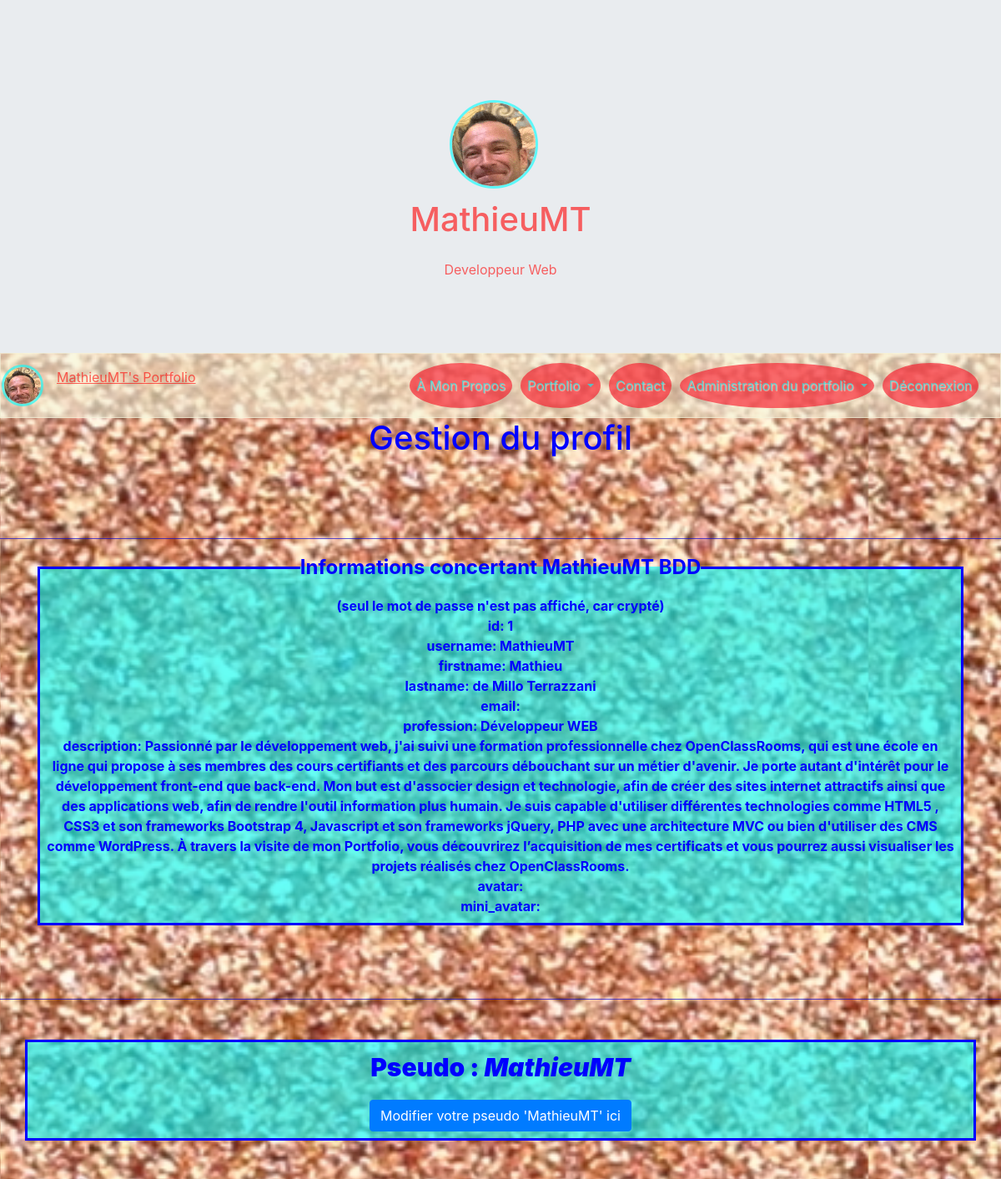
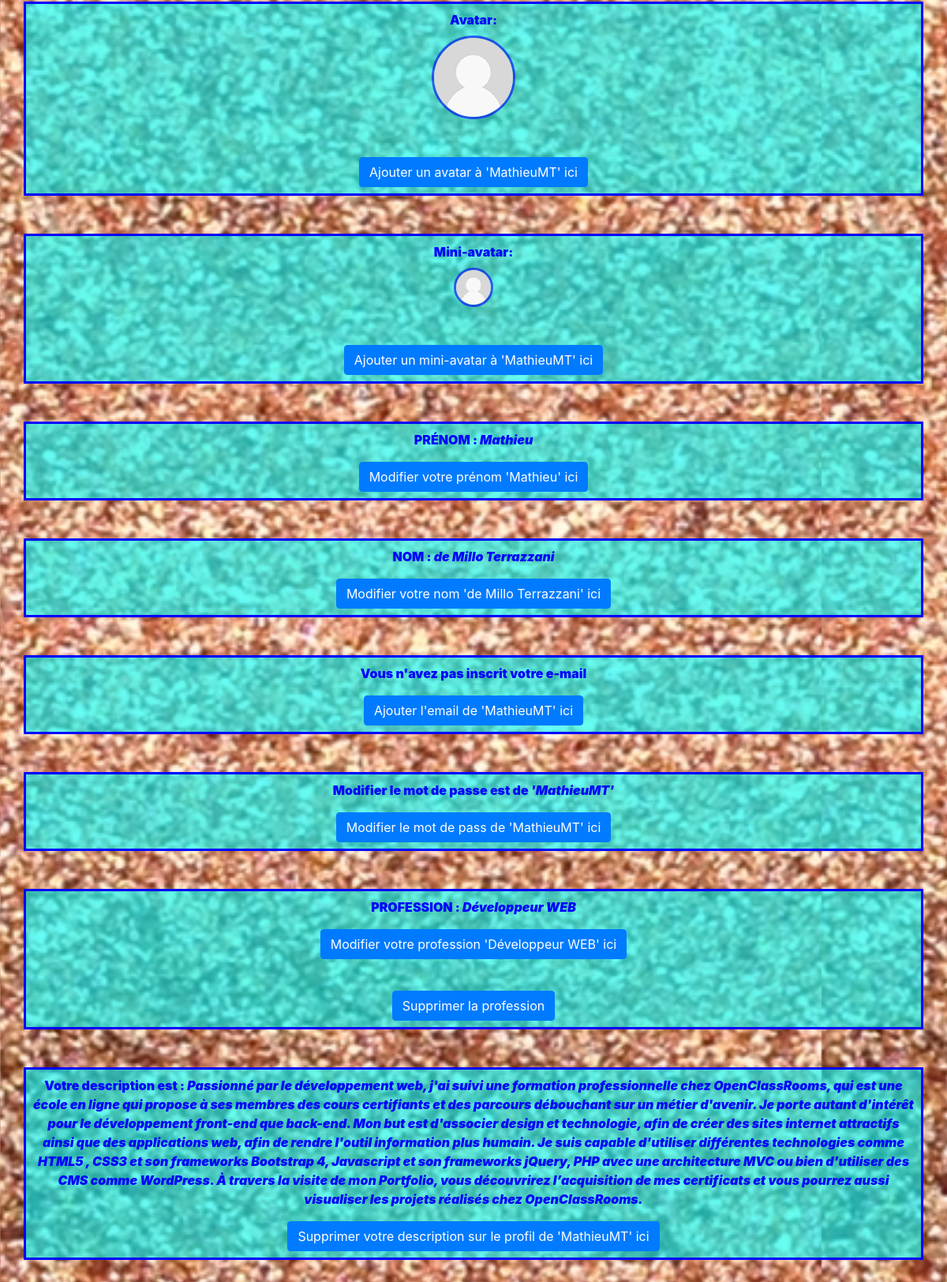
The page /index.php?action=adminProfile&id=1 (signed in) on the database its author committed (2 pictures, top to bottom).
### tables this page shows
CREATE TABLE `users` (
  `id` int(11) NOT NULL,
  `username` varchar(255) NOT NULL,
  `firstname` varchar(255) NOT NULL,
  `lastname` varchar(255) NOT NULL,
  `email` varchar(255) NOT NULL,
  `pass` text NOT NULL,
  `profession` varchar(255) NOT NULL,
  `description` longtext,
  `avatar` text NOT NULL,
  `mini_avatar` text NOT NULL
);

### Controllers/Backend/AdminProfileController.php (called while the page is built, shortened)
<?php
require_once 'Models/Frontend/AdminProfileManager.php';
class AdminProfileController {
    private $_adminProfile;
    public function __construct() {
        $this->_adminProfile = new AdminProfileManager();
    }
    public function showAdminProfile($userId) {
        $user = $this->_adminProfile->getUser($userId);
        $view = new ViewBackEnd('adminProfileView');
        $view->generate(['user' => $user]);
    }
}

### index.php (called while the page is built, shortened)
<?php
$rooter = new Rooter();
$rooter->rooterRequest();

### Models/Frontend/AdminProfileManager.php (called while the page is built, shortened)
<?php
require_once 'Models/Frontend/User.php';
require_once 'Models/Model.php';
class AdminProfileManager extends Model{
    public function getUser($userId) {
        $sql ='SELECT * FROM users WHERE id = ?';
        $user = $this->executeRequest($sql, array($userId));
        if ($user->rowCount() > 0)
            return new User($user->fetch());
        else
            throw new Exception("Aucun utilisateur ne correspond à l'identifiant '$userId'");
    }
}

### Models/Model.php (called while the page is built)
<?php
class Model {
    private $db;
    protected function executeRequest($sql, $params = null) {
       if ($params == null) {
            $result = $this->dbConnect()->query($sql);
        }
        else {
            $result = $this->dbConnect()->prepare($sql);
            $result->execute($params);
        }
        return $result;
    }
    private function dbConnect() {
        if ($this->db == null) {
            $this->db = new PDO('mysql:host=localhost; dbname=myPortfolio;charset=utf8', 'root', 'root', array(PDO::ATTR_ERRMODE => PDO::ERRMODE_EXCEPTION));
        }
        return $this->db;
    }
}

### Models/Frontend/User.php (called while the page is built, shortened)
<?php
class User {
    private $_id,$_username,$_firstname,$_lastname,$_email,$_pass,$_profession,$_description,$_avatar,$_mini_avatar;
    public function hydrate(array $data) {
        foreach ($data as $key => $value) {
            $method = 'set' . ucfirst($key);
        }
    }
    public function id() { return $this->_id; }
    public function username() { return $this->_username;}
    public function firstname() { return $this->_firstname;}
    public function lastname() { return $this->_lastname;}
    public function email() { return $this->_email;}
    public function profession() { return $this->_profession;}
    public function description() { return $this->_description;}
    public function avatar() { return $this->_avatar;}
    public function mini_avatar() { return $this->_mini_avatar;}
    public function setId($id) {
        $id = (int) $id;
        if ($id > 0) {
            $this->_id = $id;
        }
    }
    public function setUsername($username) {
        if(is_string($username)) {
            $this->_username = $username;
        }
    }
    public function setFirstname($firstname) {
        if(is_string($firstname)) {
            $this->_firstname = $firstname;
        }
    }
    public function setLastname($lastname) {
        if(is_string($lastname)) {
            $this->_lastname = $lastname;
        }
    }
    public function setEmail($email) {
        if(is_string($email)) {
            $this->_email = $email;
        }
    }
    public function setProfession($profession) {
        if (is_string($profession)) {
            $this->_profession = $profession;
        }
    }
    public function setDescription($description) {
        if (is_string($description)) {
            $this->_description = $description;
        }
    }
    public function setAvatar($avatar) {
        if (is_string($avatar)) {
            $this->_avatar = $avatar;
        }
    }
    public function setMini_avatar($mini_avatar) {
        if (is_string($mini_avatar)) {
            $this->_mini_avatar = $mini_avatar;
        }
    }
}

### Views/Backend/adminProfileView.php (the view, shortened to what this page needs)
<?php
if (isset($_SESSION['id'])){
?>
<h1 class="text-center titlePage"><?= $this->title = 'Gestion du profil' ?></h1>
<br />
<br />
<br />
<hr class="hr"/>
<div class="container">
    <div class="row text-center">
          <div class="col-12">
               <fieldset class="border p-2 bgColor">
                       <legend  class="w-auto">Informations concertant <?= $user->username(); ?> BDD</legend>
                           <span>(seul le mot de passe n'est pas affiché, car crypté)</span><br />
                            id: <?= $user->id(); ?><br />
                            username: <?= $user->username(); ?><br />
                            firstname: <?= $user->firstname(); ?><br />
                            lastname: <?= $user->lastname(); ?><br />
                            email: <?= $user->email(); ?><br />
                            profession: <?= $user->profession(); ?><br />
                            description: <?= $user->description(); ?><br />
                            avatar: <?= $user->avatar(); ?><br />
                            mini_avatar: <?= $user->mini_avatar(); ?><br />
              </fieldset>
            </div>
    </div>
</div>
<br />
<br />
<br />
<hr class="hr"/>
<div class="container mt-5 mb-5">
   <div class="row text-center">
        <div class="col-12 border bgColor p-2" id="username"><span class="username_profile"><b>Pseudo : <i><?= $user->username(); ?></i></b></span><br />
                <button class="btn_update_username_profile btn btn-primary mx-auto mt-3" >Modifier votre pseudo <?= '\'' . $user->username() . '\'' ?> ici</button><br />
        </div>
   </div>
</div>
<?php
    if (empty($user->avatar()))
    {
?>
<div class="container">
   <div class="row text-center">
        <div class="col-12 border bgColor p-2" id="avatar">
                <label><b>Avatar: </b></label><br /><img class="avatar_profile" src="Content/img/users/avatars/no_avatar.jpg" alt="avatar" /><br />
                <button class="btn_update_avatar_profile btn btn-primary mx-auto mt-5" >Ajouter un avatar à <?= '\'' . $user->username() . '\'' ?> ici</button><br />
        </div>
     </div>
</div>
<?php
    }
?>
<?php
    if (empty($user->mini_avatar()))
    {
?>
<div class="container mt-5">
   <div class="row text-center">
        <div class="col-12 border bgColor p-2" id="mini_avatar">
                <label><b>Mini-avatar: </b></label><br /><img class="mini_avatar_profile" src="Content/img/users/mini_avatars/no_mini_avatar.jpg" alt="avatar" /><br />
                <button class="btn_update_mini_avatar_profile btn btn-primary mx-auto mt-5" >Ajouter un mini-avatar à <?= '\'' . $user->username() . '\'' ?> ici</button><br />
        </div>
     </div>
</div>
<?php
    }
?>
<div class="container mt-5 mb-5">
   <div class="row text-center">
        <div class="col-12 border bgColor p-2" id="firstname"><span class="firstname_profile"><b>PRÉNOM : <i><?= $user->firstname(); ?></i></b></span><br />
                <button class="btn_update_firstname_profile btn btn-primary mx-auto mt-3" >Modifier votre prénom <?= '\'' . $user->firstname() . '\'' ?> ici</button><br />
        </div>
   </div>
</div>
<div class="container mt-5 mb-5">
   <div class="row text-center">
        <div class="col-12 border bgColor p-2" id="lastname"><span class="lastname_profile"><b>NOM : <i><?= $user->lastname(); ?></i></b></span><br />
                <button class="btn_update_lastname_profile btn btn-primary mx-auto mt-3" >Modifier votre nom <?= '\'' . $user->lastname() . '\'' ?> ici</button><br />
        </div>
   </div>
</div>
<?php
    if (empty($user->email()))
    {
?>
<div class="container mt-5 mb-5">
   <div class="row text-center">
        <div class="col-12 border bgColor p-2" id="email"><span class="email_profile"><b>Vous n'avez pas inscrit votre e-mail</i></b></span><br />
                <button class="btn_update_email_profile btn btn-primary mx-auto mt-3" >Ajouter l'email de <?= '\'' . $user->username() . '\'' ?> ici</button><br />
        </div>
   </div>
</div>
<?php
    }
?>
<div class="container mt-5 mb-5">
   <div class="row text-center">
        <div class="col-12 border bgColor p-2" id="pass"><span><b>Modifier le mot de passe est de <i><?= '\'' . $user->username() . '\'' ?></i></b></span><br />
                <button class="btn_update_pass_profile btn btn-primary mx-auto mt-3" >Modifier le mot de pass de <?= '\'' . $user->username() . '\'' ?> ici</button><br />
        </div>
   </div>
</div>
<?php
    if (empty($user->profession()))
    {
?>
<div class="container mt-5 mb-5">
   <div class="row text-center">
        <div class="col-12 border bgColor p-2" id="profession"><span class="profession_profile"><b>PROFESSION : <i><?= $user->profession(); ?></i></b></span><br />
                <button class="btn_update_profession_profile btn btn-primary mx-auto mt-3" >Modifier votre profession <?= '\'' . $user->profession() . '\'' ?> ici</button><br />
            <div class="popup_update_profession_profile">
                <p><span class="btn_closePopupProfession">&times;</span></p>
                <h4><u>AJOUTER VOTRE PROFESSION <?= '\'' . $user->profession() . '\'' ?></u></h4>
                <form method="POST" action="index.php?action=profileProfession&id=<?= $user->id() ?>" >
                    <tr>
                        <td>
                            <label class="label_update_profession" for="newlastname">Ajouter votre profession <?= '\'' . $user->profession() . '\'' ?> : </label>
                        </td>
                        <td>
                            <input type="text" placeholder="Votre nouvelle profession" id="newprofession" name="newprofession" size="30" class="input_profession btn btn-primary mx-auto mt-3" />
                        </td>
                    </tr>
                    <tr>
                        <td colspan="2">
                        <br />
                            <input type="submit" value="Ajouter votre profession" id="btn_submit_update_profession_profile" name="btn_submit_update_profession_profile" class="btn btn-primary mx-auto mt-3" />
                        </td>
                        <td></td>
                    </tr>
                </form>
            </div>
        </div>
   </div>
</div>
<?php
    } else {
?>
<div class="container mt-5 mb-5">
    <div class="row text-center">
        <div class="col-12 border bgColor p-2" id="profession"><span class="profession_profile"><b>PROFESSION : <i><?= $user->profession(); ?></i></b></span><br />
                <button class="btn_update_profession_profile btn btn-primary mx-auto mt-3" >Modifier votre profession <?= '\'' . $user->profession() . '\'' ?> ici</button><br />
            <div class="popup_delete_profession_profil">
            <form method="post" action="index.php?action=profileDeleteProfession&id=<?= $user->id() ?>" enctype="multipart/form-data">
                    <tr>
                        <td colspan="2">
                            <br />
                            <input type="submit" value="Supprimer la profession" name="btn_submit_delete_profession_profile" class="input_avatar btn btn-primary mx-auto mt-3" />
                        </td>
                   </tr>
            </form>
            </div>
        </div>
   </div>
</div>
<?php
    }
?>
<?php
    if (empty($user->description()))
    {
?>
<div class="container mt-5 mb-5">
    <div class="row text-center">
        <div class="col-12 border bgColor p-2" id="description"><span><b>Vous n'avez pas encore de description</b></span><br />
                <button class="btn_update_description_profile btn btn-primary mx-auto mt-3" >Ajouter une description au profil de <?= '\'' . $user->username() . '\'' ?> ici</button><br />
            <div class="popup_update_description_profile">
                <p><span class="btn_closePopupDescription">&times;</span></p>
                <h4><u>AJOUT D'UNE DESCRIPTION À <?= '\'' . $user->username() . '\'' ?></u></h4>
                <form method="POST" action="index.php?action=profileDescription&id=<?= $user->id() ?>" >
                    <tr>
                        <td>
                            <label class="label_update_description" for="newDescription">Ajouter votre description : </label>
                        </td>
                        <td>
                            <textarea id="newDescription" name="newDescription" placeholder="Votre nouvelle description" ROWS="4" COLS="40"><?= $user->description() ?></textarea>
                        </td>
                    </tr>
                    <tr>
                        <td colspan="2">
                        <br />
                            <input type="submit" value="Mettre à jour" id="btn_submit_update_description_profile" name="btn_submit_update_description_profile" class="btn btn-primary mx-auto mt-3" />
                        </td>
                        <td></td>
                    </tr>
                </form>
            </div>
        </div>
   </div>
</div>
<?php
    } else {
?>
<div class="container mt-5 mb-5">
    <div class="row text-center">
        <div class="col-12 border bgColor p-2" id="description"><span><b>Votre description est : <i><?= $user->description() ?></i></b></span><br />
                <button class="btn_delete_description_profile btn btn-primary mx-auto mt-3" >Supprimer votre description sur le profil de <?= '\'' . $user->username() . '\'' ?> ici</button><br />
        </div>
   </div>
</div>
<?php
    }
?>
<?php
}
else{
    header('Location: index.php?action=about');
}
?>

### Content/CSS/style.css (style rules this page uses)
html, body { height: 100%; }
html { overflow-x: hidden; }
body { margin: 0; padding: 0; background-image: url("../img/sand.png"); background-size: contain; background-repeat: repeat; }
.titlePage { color: rgb(0,0,255); }
.hr { background-color: rgba(0,0,255,0.6); }
.username_profile { font-size: 30px; }
.avatar_profile { border: 3px solid rgb(0,0,255,0.6); border-radius: 50%; }
.mini_avatar_profile { border: 3px solid rgba(0,0,255,0.6); border-radius: 50%; }
.border { border: 3px solid rgb(0,0,255)!important; color: rgb(0,0,255)!important; }
fieldset.border { border: 3px solid rgb(0,0,255)!important; color: rgb(0,0,255)!important; }
.bgColor { background-color: rgba(0,255,255,0.6); }

### rows shown on the page
users: username "MathieuMT", id "1", firstname "Mathieu", lastname "de Millo Terrazzani", profession "Développeur WEB", description "Passionné par le développement web, j'ai suivi une formation professionnelle chez OpenClassRooms, qui est une école en ligne qui propose à ses membres des cours certifiants et des parcours débouchant sur un métier d'avenir. Je porte autant d'intérêt pour le développement front-end que back-end. Mon but est d'associer design et technologie, afin de créer des sites internet attractifs ainsi que des applications web, afin de rendre l'outil information plus humain. Je suis capable d'utiliser différentes technologies comme HTML5 , CSS3 et son frameworks Bootstrap 4, Javascript et son frameworks jQuery, PHP avec une architecture MVC ou bien d'utiliser des CMS comme WordPress. À travers la visite…"

### other values the page prints
$this->title = 'Gestion du profil' "Gestion du profil"
